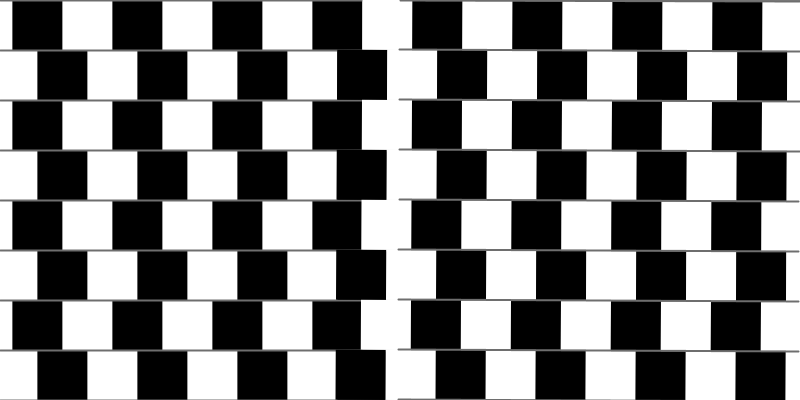
Frame 1 (no input)
Frame 60 (the mouse pressed at the canvas centre just before this capture): identical to frame 1, image omitted
Frame 120 (the mouse held since frame 60 and released just before this capture): identical to frame 1, image omitted

The Processing sketch that drew this single still picture (run headless with seeded random() and noise(); from frame 60 on, the mouse is pressed at the canvas centre):

// Processing sketch: tp3
// ── tp3.pde
// https://youtu.be/mcDMQhqjtsk?si=pS5TXM-fYkhFROTJ

int cant = 8;
float tam;
float desvioMouse = 0;
float grosorLinea = 2;

void setup() {
  size (800, 400);
  tam = 400.0 / cant;
  rectMode (CORNER);
  noStroke();
  desvioMouse = 12.5;;
  grosorLinea = 2.0;
}

void draw() {
  background (128);
  
  if (mouseX > 400) {
    desvioMouse = map(mouseX, 400, 800, -25, 25);
    float distancia = dist (mouseX, mouseY, 600, 200);
    grosorLinea = map(distancia, 0, 300, 1, 6);
  }
  pushMatrix();
  dibujarEsquema (12.5, 2.0);
  popMatrix();
  
  stroke(0);
  strokeWeight(2);
  line(400, 0, 400, 400);
  noStroke();
  
  pushMatrix();
  translate(400,0);
  float angulo = map(desvioMouse, -25, 25, -0.01, 0.01);
  rotate (angulo);
  dibujarEsquema(desvioMouse, grosorLinea);
  popMatrix();
}
void dibujarEsquema(float movimiento, float grosor){
  
  for (int i = -1; i < cant + 2; i++){
    for (int j = 0; j < cant; j++ ){
      float desvioFila = 0;
      
      if (j % 2 == 0) {
        desvioFila = movimiento;
      } else {
        desvioFila = -movimiento;
      }
      
      if ((i+j) % 2 == 0) {
        fill (0);
      } else {
        fill (255);
      }
      rect (i * tam + desvioFila, j * tam , tam, tam);
    }
  }
  for (int j= 0; j <= cant; j++) {
    stroke (110);
    strokeWeight (grosor);
    line (0, j * tam, 400, j * tam);
    noStroke();
  }
}
float darValorOriginal (float valor) {
  return 12.5;
}
void keyPressed () {
  desvioMouse = darValorOriginal (desvioMouse);
  grosorLinea = 2.0;
}
